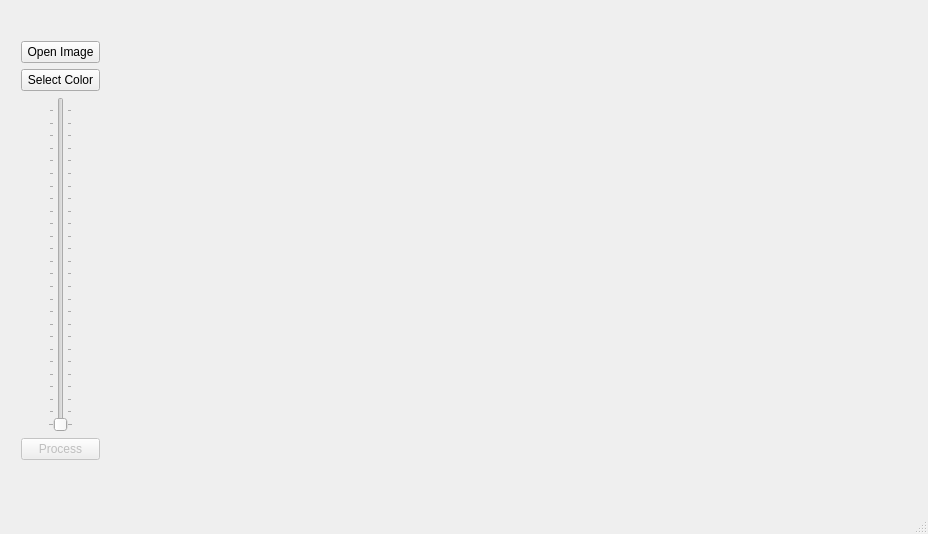
<?xml version="1.0" encoding="UTF-8"?>
<ui version="4.0">
 <class>MainWindow</class>
 <widget class="QMainWindow" name="MainWindow">
  <property name="geometry">
   <rect>
    <x>0</x>
    <y>0</y>
    <width>928</width>
    <height>534</height>
   </rect>
  </property>
  <property name="windowTitle">
   <string>MainWindow</string>
  </property>
  <widget class="QWidget" name="centralWidget">
   <widget class="QWidget" name="verticalLayoutWidget">
    <property name="geometry">
     <rect>
      <x>10</x>
      <y>30</y>
      <width>101</width>
      <height>441</height>
     </rect>
    </property>
    <layout class="QVBoxLayout" name="verticalLayout">
     <item>
      <widget class="QPushButton" name="open">
       <property name="text">
        <string>Open Image</string>
       </property>
      </widget>
     </item>
     <item>
      <widget class="QPushButton" name="colorPicker">
       <property name="text">
        <string>Select Color</string>
       </property>
      </widget>
     </item>
     <item alignment="Qt::AlignHCenter">
      <widget class="QSlider" name="threshhold">
       <property name="layoutDirection">
        <enum>Qt::LeftToRight</enum>
       </property>
       <property name="maximum">
        <number>255</number>
       </property>
       <property name="orientation">
        <enum>Qt::Vertical</enum>
       </property>
       <property name="tickPosition">
        <enum>QSlider::TicksBothSides</enum>
       </property>
      </widget>
     </item>
     <item>
      <widget class="QPushButton" name="pushButton_3">
       <property name="enabled">
        <bool>false</bool>
       </property>
       <property name="text">
        <string>Process</string>
       </property>
      </widget>
     </item>
    </layout>
   </widget>
   <widget class="QLabel" name="imageLabel">
    <property name="geometry">
     <rect>
      <x>150</x>
      <y>30</y>
      <width>751</width>
      <height>461</height>
     </rect>
    </property>
    <property name="layoutDirection">
     <enum>Qt::LeftToRight</enum>
    </property>
    <property name="autoFillBackground">
     <bool>false</bool>
    </property>
    <property name="text">
     <string/>
    </property>
    <property name="scaledContents">
     <bool>true</bool>
    </property>
   </widget>
  </widget>
  <widget class="QMenuBar" name="menuBar">
   <property name="geometry">
    <rect>
     <x>0</x>
     <y>0</y>
     <width>928</width>
     <height>20</height>
    </rect>
   </property>
  </widget>
  <widget class="QStatusBar" name="statusBar"/>
 </widget>
 <layoutdefault spacing="6" margin="11"/>
 <resources/>
 <connections/>
</ui>
